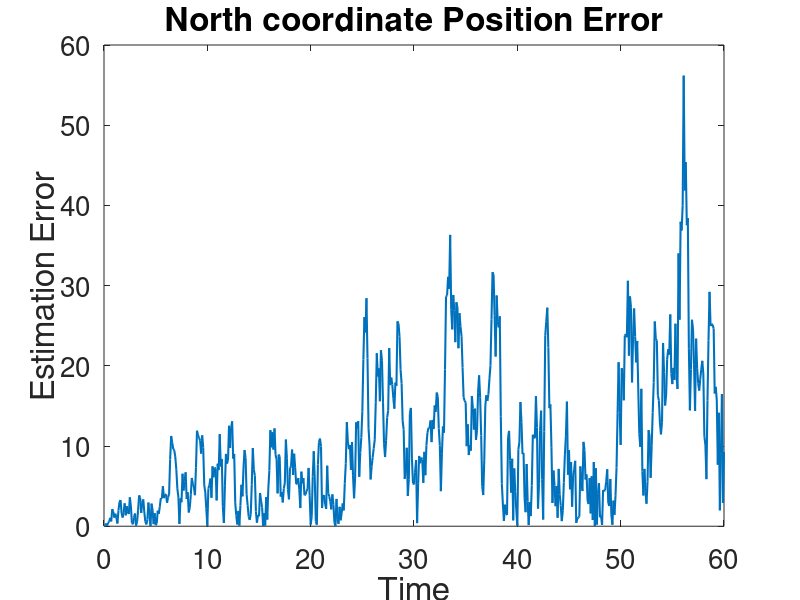
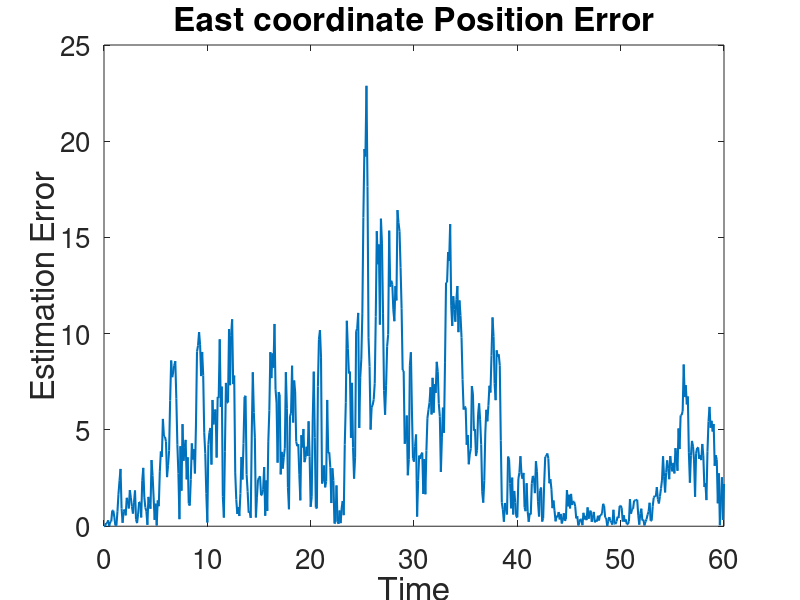
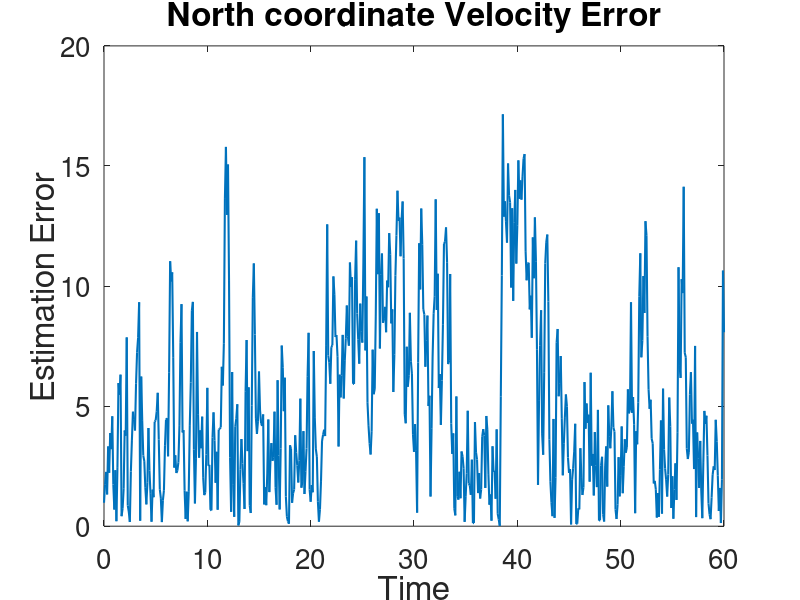
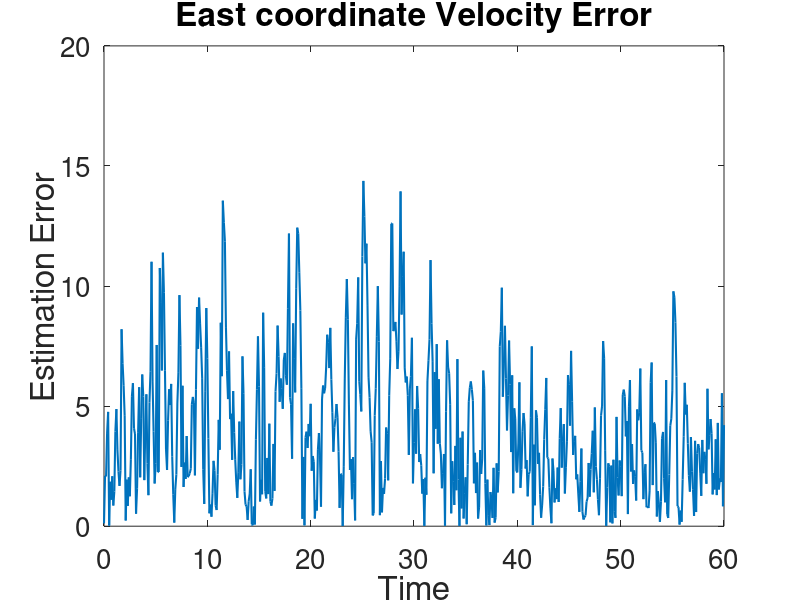

The MATLAB script that drew these images, in order:
% Program by Sreevalsan S Menon(sm2hm@mst.edu)
clc                                                                         % Clear command window
clear                                                                       % clear workspace
% rng('default')                                                              % For reproducibility
close all                                                                   % Close all figures

i=1;                                    % Initializing i
T=0.1;                                  % Step time
% System dynamics 
Q=diag([0,0,4,4]);                      % Process covariance matrix
R=diag([1,1]);                          % Measurement covariance matrix
N1=20;E1=0;N2=0;E2=20;                  % Tracking station location
x=[0;0;50;50];                          % Initial states
F=[1 0 T 0;0 1 0 T;0 0 1 0;0 0 0 1];    % System matrix
L=[1 0 0 0;0 1 0 0;0 0 1 0;0 0 0 1];    % Process covariance 

xhat_plus=x;                            % Initializing a posteriori state estimate
P_plus=0*eye(4);                        % initializing a posteriori covariance matrix P
data=[x' xhat_plus' xhat_plus' diag(P_plus)' 0 0 0 0]; % Saving data

% Finding the estimate
for t=0:T:60                            % Iterating over time
    
    x=F*x+[0 0 2*randn 2*randn]';       % Finding state
    y(:,i)=[sqrt((x(1)-N1)^2+((x(2)-E1)^2))+randn;sqrt((x(1)-N2)^2+((x(2)-E2)^2))+randn]; % Finding system output
    
    P_minus=F*P_plus*F'+L*Q*L';         % Updating a priori covariance matrix P
    xhat_minus=F*xhat_plus;             % Updating a priori state matrix estimate
    
    % Updating output matrix at nominal values
    H=[(xhat_minus(1)-N1)/sqrt((xhat_minus(1)-N1)^2+((xhat_minus(2)-E1)^2)) (xhat_minus(2)-E1)/sqrt((xhat_minus(1)-N1)^2+((xhat_minus(2)-E1)^2)) 0 0;
       (xhat_minus(1)-N2)/sqrt((xhat_minus(1)-N2)^2+((xhat_minus(2)-E2)^2)) (xhat_minus(2)-E2)/sqrt((xhat_minus(1)-N2)^2+((xhat_minus(2)-E2)^2)) 0 0];
    
    M=eye(2);                           % Measurement covariance matrix 
    
    K=P_minus*H'*inv(H*P_minus*H'+M*R*M); % Kalman estmate gain
    xhat_plus=xhat_minus+K*(y(:,i)-[sqrt((xhat_minus(1)-N1)^2+(xhat_minus(2)-E1)^2);sqrt((xhat_minus(1)-N2)^2+(xhat_minus(2)-E2)^2)]);% Updating a posteriori covariance matrix P
    P_plus=(eye(4)-K*H)*P_minus;        % Updating a posteriori state matrix estimate
    i=i+1;                              % incrementing i variable
    data=[data; x' xhat_plus' xhat_minus' diag(P_plus)' diag(P_minus)']; % Saving data
end

% Plot North coordinate Position error
figure
plot(0:T:60,abs(data(2:end,1)-data(2:end,5)),'LineWidth',1.5);set(gca,'FontSize',20);
title('North coordinate Position Error','FontSize', 24)
xlabel('Time','FontSize', 24);ylabel('Estimation Error','FontSize', 24);

% Plot East coordinate Position error
figure
plot(0:T:60,abs(data(2:end,2)-data(2:end,6)),'LineWidth',1.5);set(gca,'FontSize',20);
title('East coordinate Position Error','FontSize', 24)
xlabel('Time','FontSize', 24);ylabel('Estimation Error','FontSize', 24);

% North coordinate Velocity Error
figure
plot(0:T:60,abs(data(2:end,3)-data(2:end,7)),'LineWidth',1.5);set(gca,'FontSize',20);
title('North coordinate Velocity Error','FontSize', 24)
xlabel('Time','FontSize', 24);ylabel('Estimation Error','FontSize', 24);

% East coordinate Velocity Error
figure
plot(0:T:60,abs(data(2:end,4)-data(2:end,8)),'LineWidth',1.5);set(gca,'FontSize',20);
title('East coordinate Velocity Error','FontSize', 24)
xlabel('Time','FontSize', 24);ylabel('Estimation Error','FontSize', 24);

%% Find simulation estimation error

err_simulation=[ std(data(2:end,1)-data(2:end,5));std(data(2:end,2)-data(2:end,6));std(data(2:end,3)-data(2:end,7));std(data(2:end,4)-data(2:end,8))]; 
fprintf('Standard deviation of estimated error for North coordinate Position from simulation is %d : and theoretical is : %d \n' ,err_simulation(1),sqrt(P_plus(1,1)))
fprintf('Standard deviation of estimated error for East coordinate Position from simulation is %d : and theoretical is : %d \n' ,err_simulation(2),sqrt(P_plus(2,2)))
fprintf('Standard deviation of estimated error for North coordinate Velocity from simulation is %d : and theoretical is : %d \n' ,err_simulation(3),sqrt(P_plus(3,3)))
fprintf('Standard deviation of estimated error for East coordinate Velocity from simulation is %d : and theoretical is : %d \n' ,err_simulation(4),sqrt(P_plus(4,4)))


%% Plot a priori and a posteriori  for covariance matrix
ti(3:2:602*2)=1:601;ti(2:2:602*2-1)=1:601;
P_11(1:2:1203)=data(:,13);P_11(2:2:1203)=data(2:end,17);
figure
plot(ti(end-50:end),P_11(end-50:end),576:601,data(577:602,13),'*',577:601,data(578:602,17),'o','LineWidth',1.5,'MarkerSize',10)
title('Covariance Matrix - a priori and a posteriori North coordinate Position estimation error variance(Hybrid)','FontSize', 24)
xlabel('Time steps','FontSize', 24);ylabel('P_{11}','FontSize', 24);
legend('P_{11} ','P_{11}^+','P_{11}^-','FontSize', 24)

ti(3:2:602*2)=1:601;ti(2:2:602*2-1)=1:601;
P_22(1:2:1203)=data(:,14);P_22(2:2:1203)=data(2:end,18);
figure
plot(ti(end-50:end),P_22(end-50:end),576:601,data(577:602,14),'*',577:601,data(578:602,18),'o','LineWidth',1.5,'MarkerSize',10)
title('Covariance Matrix - a priori and a posteriori East coordinate Position estimation error variance(Hybrid)','FontSize', 24)
xlabel('Time steps','FontSize', 24);ylabel('P_{22}','FontSize', 24);
legend('P_{22} ','P_{22}^+','P_{22}^-','FontSize', 24)

ti(3:2:602*2)=1:601;ti(2:2:602*2-1)=1:601;
P_33(1:2:1203)=data(:,15);P_33(2:2:1203)=data(2:end,19);
figure
plot(ti(end-50:end),P_33(end-50:end),576:601,data(577:602,15),'*',577:601,data(578:602,19),'o','LineWidth',1.5,'MarkerSize',10)
title('Covariance Matrix - a priori and a posteriori North coordinate Velocity estimation error variance(Hybrid)','FontSize', 24)
xlabel('Time steps','FontSize', 24);ylabel('P_{33}','FontSize', 24);
legend('P_{33} ','P_{33}^+','P_{33}^-','FontSize', 24)

ti(3:2:602*2)=1:601;ti(2:2:602*2-1)=1:601;
P_44(1:2:1203)=data(:,16);P_44(2:2:1203)=data(2:end,20);
figure
plot(ti(end-50:end),P_44(end-50:end),576:601,data(577:602,16),'*',577:601,data(578:602,20),'o','LineWidth',1.5,'MarkerSize',10)
title('Covariance Matrix - a priori and a posteriori East coordinate Velocity estimation error variance(Hybrid)','FontSize', 24)
xlabel('Time steps','FontSize', 24);ylabel('P_{44}','FontSize', 24);
legend('P_{44} ','P_{44}^+','P_{44}^-','FontSize', 24)



